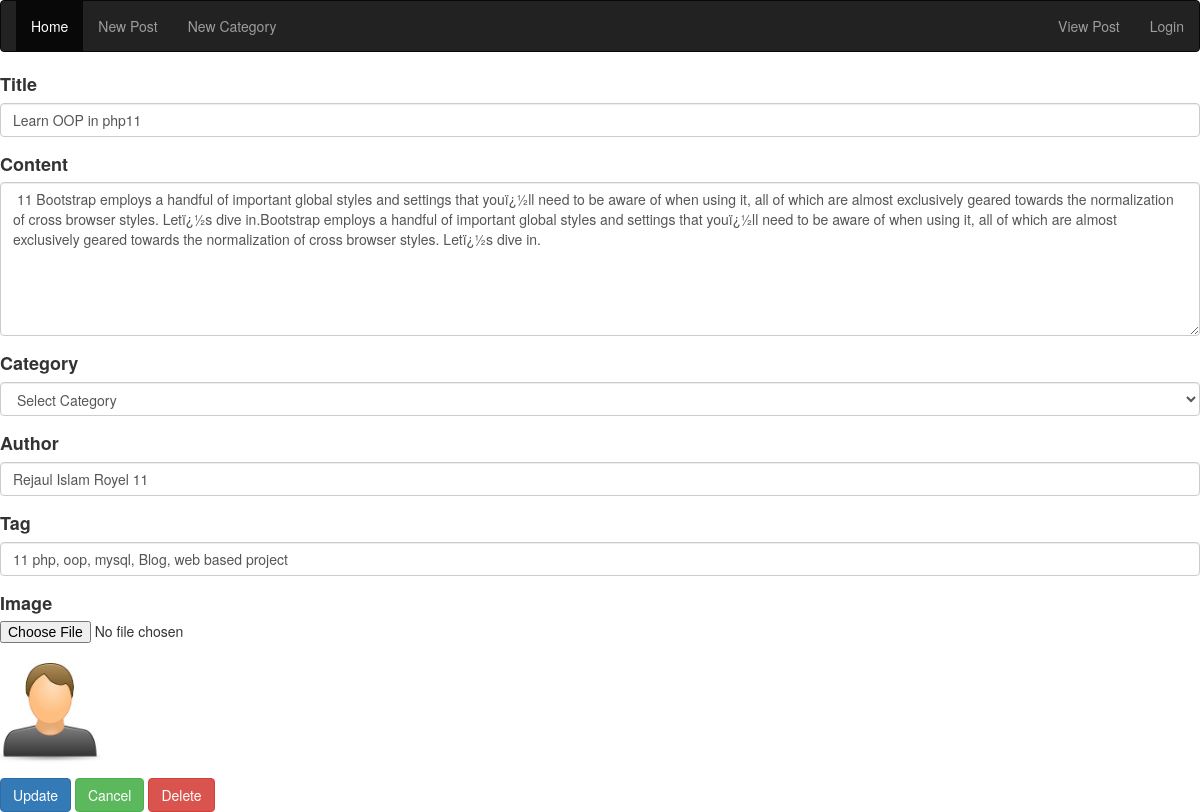
Page /admin/edit_post.php?id=1 on the committed database.
### tables this page shows
CREATE TABLE `posts` (
  `id` int(11) NOT NULL,
  `category_id` int(11) NOT NULL,
  `title` varchar(255) NOT NULL,
  `content` text NOT NULL,
  `author` varchar(255) NOT NULL,
  `image` text NOT NULL,
  `time` timestamp NOT NULL DEFAULT CURRENT_TIMESTAMP,
  `tags` text NOT NULL
);

### admin/libs/DB.php (called while the page is built, shortened)
<?php
class DB{
	public $host = "localhost";
	public $user = "root";
	public $password = "";
	public $db_name = "oopblog";
	private $link;
	private  function connect(){
		$this->link  = new mysqli($this->host, $this->user, $this->password, $this->db_name);
	}
	public function select($sql){
		$result = $this->link->query($sql);
		if ($result->num_rows > 0) {
			return $result;
		} else{
			return false;
		}
	}
}
?>

### admin/edit_post.php (the view, shortened to what this page needs)
<?php
  include "includes/header.php";
  include "libs/DB.php";
?>
<?php
  $id = $_GET['id'];
  $db= new DB();
  $sql = "SELECT * FROM posts WHERE id = '$id' ";
  $posts = $db->select($sql);
  $single = $posts->fetch_array();
?>
<!DOCTYPE html>
<html>
<head>
</head>
<body>
	<form action="edit_post.php?id= <?php echo $id;?>" method="post" enctype="multipart/form-data">
	  <div class="form-group">
	    <label>Title</label>
	    <input type="text" name="title" class="form-control" value="<?php echo $single['title'];?>">
	  </div>
	  <div class="form-group">
	    <label>Content</label>
	    <textarea class="form-control" name="content" rows="7"> <?php echo $single['content'];?></textarea>
	  </div>
	<div class="form-group">
	    <label>Category</label>
	  		<select class="form-control" name="category">
	  				<option value="0">Select Category</option>
	  		</select>
	  </div>
	  <div class="form-group">
	    <label>Author</label>
	    <input type="text" name="author" class="form-control" value="<?php echo $single['author']; ?> ">
	  </div>
	  <div class="form-group">
	    <label>Tag</label>
	    <input type="text" name="tag" class="form-control" value="<?php echo $single['tags']; ?>">
	  </div>
	  <div class="form-group">
	    <label>Image</label>
	    <input type="file" name="image"><br>
	     <img src="images/<?php echo $single['image']?>" height= "100" width = "100">
	  </div>
	  <button type="submit" name="update" class="btn btn-primary">Update</button>
	  <a href="index.php" class="btn btn-success">Cancel</a>
	  <a href="Delete_post.php?id=<?php echo $id;?>" class="btn btn-danger">Delete</a>
</form>
</body>
</html>

### admin/styles/style.css (style rules this page uses)
label { width: 100%; font-size: 18px; }

### rows in the picture
posts: title "Learn OOP in php11", content "11 Bootstrap employs a handful of important global styles and settings that youï¿½ll need to be aware of when using it, all of which are almost exclusively geared towards the normalization of cross browser styles. Letï¿½s dive in.Bootstrap employs a handful of important global styles and settings that youï¿½ll need to be aware of when using it, all of which are almost exclusively geared towards the normalization of cross browser styles. Letï¿½s dive in.", author "Rejaul Islam Royel 11", tag "11 php, oop, mysql, Blog, web based project", image (picture)
